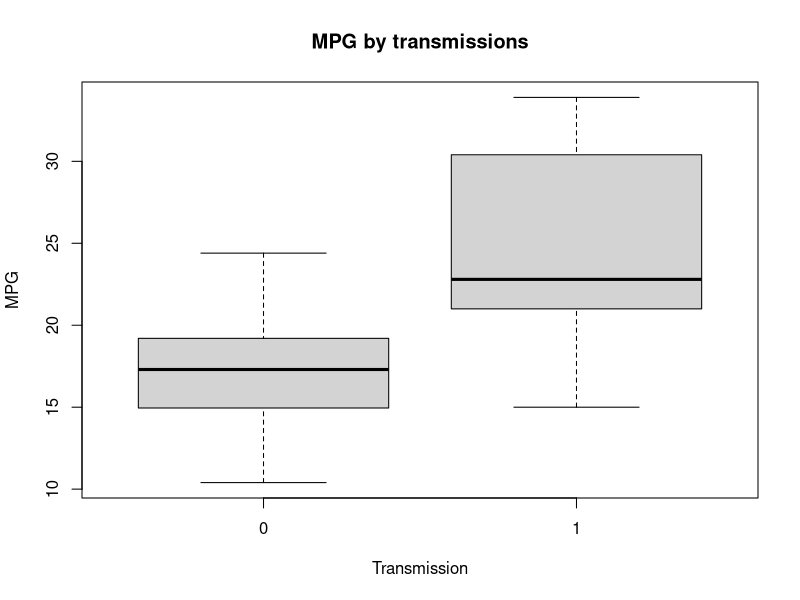

R code for this plot: (Note: this script raises an error after producing the figure.)
## ---- chunk 1
library(dplyr)
library(knitr)
library(ggplot2)
library(GGally)
data("mtcars")
## ---- chunk 2
summarize(group_by(mtcars, am),mean(mpg))
## ---- chunk 3
autoTrans <- mtcars[mtcars$am==0,]
manTrans <- mtcars[mtcars$am==1,]
paste('p-value:',t.test(autoTrans$mpg, manTrans$mpg)$p.value)
## ---- chunk 4
basicSum <- summary(lm(mpg~factor(am), data=mtcars))$coef
rsq <- summary(lm(mpg~factor(am), data=mtcars))$r.squared
basicSum
paste('r squared:',rsq)
## ---- chunk 5
sort(abs(cor(mtcars)[1,]),decreasing = TRUE)
## ---- chunk 6
lml <- lm(mpg~.,data=mtcars)
slml <- step(lml)
## ---- chunk 7
summary(slml)$call
paste('r squared:',summary(slml)$r.squared)
## ---- chunk 8
sort(hatvalues(slml),decreasing = TRUE)[1:5]
## ---- chunk 9
summary(slml)$coef
## ---- chunk 10
boxplot(mpg~am, data=mtcars, xlab='Transmission', ylab='MPG', main= 'MPG by transmissions')
## ---- chunk 11
p <- ggpairs(mtcars, lower = list(continuous = "smooth"), params = c( method = "loess"))
print(p)
## ---- chunk 12
fit <- lm(mpg ~ factor(am), data = mtcars)
fit2 <- lm(mpg ~ factor(am) + wt, data = mtcars)
fit3 <- lm(mpg ~ factor(am) + wt + cyl, data = mtcars)
fit4 <- lm(mpg ~ factor(am) + wt + cyl * hp, data = mtcars)
anova(fit, fit2, fit3, fit4)
summary(fit4)$coef
paste('r squared:',summary(fit4)$r.squared)
## ---- chunk 13
cor(mtcars)
## ---- chunk 14
par(mfrow=c(2,2))
plot(slml)
